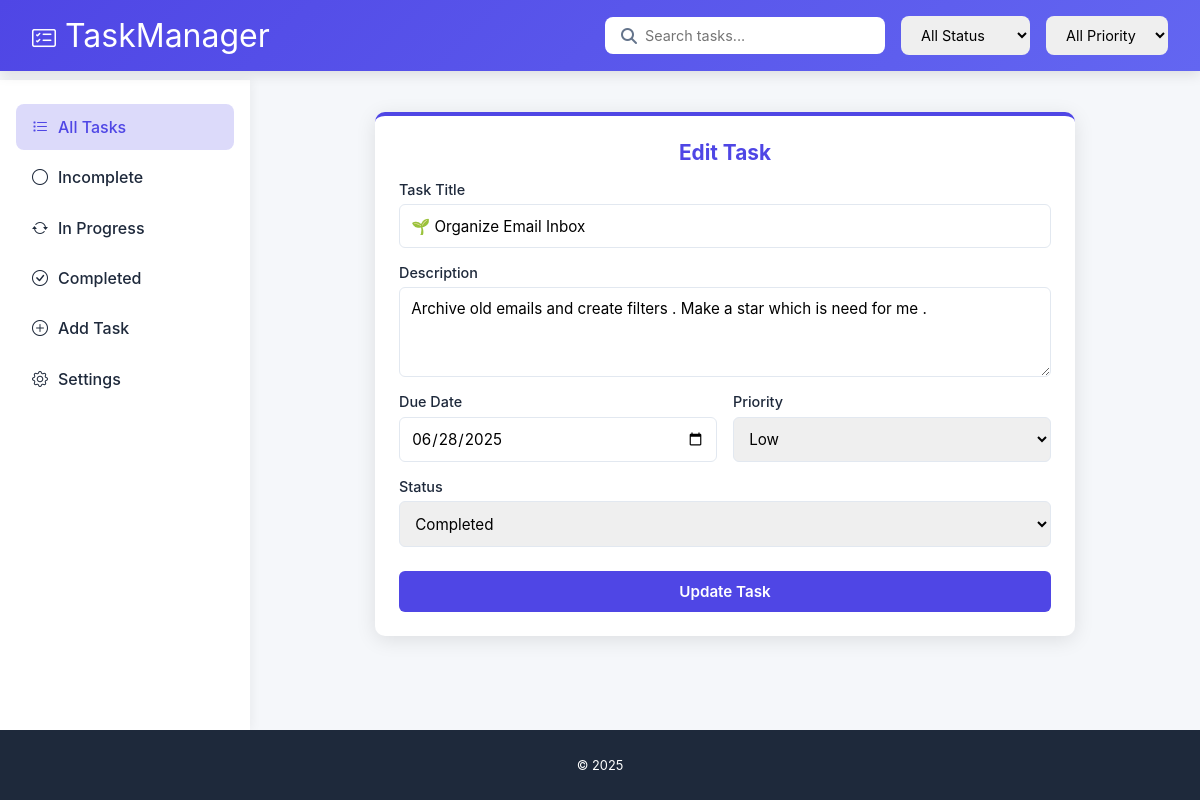
/edit/22/ (signed in), run on the app's committed database.
### app/models.py (models this page shows, shortened)
class Task(models.Model):
    user = models.ForeignKey(User, on_delete=models.CASCADE, null=True, blank=True)  # Link task to user
    title = models.CharField(max_length=255)
    description = models.TextField(blank=True)  # no need for null=True with TextField
    due_date = models.DateField()
    STATUS_CHOICES = [
        ('incomplete', 'Incomplete'),
        ('progressing', 'Progressing'),
        ('completed', 'Completed'),
    ]
    status = models.CharField(max_length=20, choices=STATUS_CHOICES, default='incomplete')
    PRIORITY_CHOICES = [
        ('low', 'Low'),
        ('medium', 'Medium'),
        ('high', 'High'),
    ]
    priority = models.CharField(max_length=20, choices=PRIORITY_CHOICES, default='medium')

### app/views.py (the view, shortened to what this page needs)
# urls.py: path('edit/<int:task_id>/', views.edit_task, name='edit_task'),
@login_required
def edit_task(request, task_id):
    task = get_object_or_404(Task, id=task_id,user=request.user)# Ensure the task belongs to the logged-in user
    status = request.GET.get('status')  # Get the 'status' query parameter
    if status:
        tasks = Task.objects.filter(status=status)  # Filter tasks by status
    else:
        tasks = Task.objects.all()  # Show all tasks if no status is specified
    return render(request, 'edit_task.html', {'task': task})

### app/templates/edit_task.html (shortened to what this page needs)
<!DOCTYPE html>
<html lang="en">
<head>
    <link rel="stylesheet" href="https://cdnjs.cloudflare.com/ajax/libs/font-awesome/6.4.0/css/all.min.css">
    <link href="https://cdn.jsdelivr.net/npm/bootstrap-icons@1.10.0/font/bootstrap-icons.css" rel="stylesheet">
</head>
<body>
    <header>
        <div class="logo-container">
            <div class="logo">
                <i class="bi bi-card-checklist" style="color: white; font-size: 1.5rem;"></i>
                <span>TaskManager</span>
            </div>
        </div>
        <div class="header-controls">
            <form method="get" class="search-container">
                <i class="fas fa-search search-icon"></i>
                <input type="text" name="q" placeholder="Search tasks..." value="{{ request.GET.q }}"/>
            </form>
            <select name="status" class="filter-select">
                <option value="">All Status</option>
            </select>
            <select name="priority" class="filter-select">
                <option value="">All Priority</option>
            </select>
        </div>
    </header>
    <div class="main-content">
        <div class="sidebar">
            <ul class="sidebar-menu">
                <li class="active">
                    <a href="{% url 'task_list' %}" class="sidebar-link">
                        <i class="bi bi-list-task"></i> All Tasks
                    </a>
                </li>
                <li>
                    <a href="{% url 'task_list' %}?status=incomplete" class="sidebar-link">
                        <i class="bi bi-circle"></i> Incomplete
                    </a>
                </li>
                <li>
                    <a href="{% url 'task_list' %}?status=progressing" class="sidebar-link">
                        <i class="bi bi-arrow-repeat"></i> In Progress
                    </a>
                </li>
                <li>
                    <a href="{% url 'task_list' %}?status=completed" class="sidebar-link">
                        <i class="bi bi-check-circle"></i> Completed
                    </a>
                </li>
                <li>
                    <a href="{% url 'add_task' %}" class="sidebar-link">
                        <i class="bi bi-plus-circle"></i>
                        Add Task
                      </a>
                </li>
                <li>
                    <a href="{% url 'settings' %}" class="sidebar-link">
                        <i class="bi bi-gear"></i> Settings
                    </a>
                </li>
            </ul>
        </div>
        <div class="task-container">
            <div class="edit-task-card">
                <h2>Edit Task</h2>
                <form method="POST">
                    <div class="form-group">
                        <label for="title">Task Title</label>
                        <input type="text" id="title" name="title" value="{{ task.title }}" required>
                    </div>
                    <div class="form-group">
                        <label for="description">Description</label>
                        <textarea id="description" name="description">{{ task.description }}</textarea>
                    </div>
                    <div class="form-row">
                        <div class="form-group">
                            <label for="due_date">Due Date</label>
                            <input type="date" id="due_date" name="due_date" value="{{ task.due_date }}">
                        </div>
                        <div class="form-group">
                            <label for="priority">Priority</label>
                            <select id="priority" name="priority">
                                <option value="low" {% if task.priority == 'low' %}selected{% endif %}>Low</option>
                            </select>
                        </div>
                    </div>
                    <div class="form-group">
                        <label for="status">Status</label>
                        <select id="status" name="status">
                            <option value="completed" {% if task.status == 'completed' %}selected{% endif %}>Completed</option>
                        </select>
                    </div>
                    <button type="submit" class="btn-submit">Update Task</button>
                </form>
            </div>
        </div>
    </div>
    <footer>
        <p>&copy; <script>document.write(new Date().getFullYear())</script> </p>
    </footer>
</body>
</html>

### app/templates/edit_task.html (style rules this page uses)
:root { --primary: #4f46e5; --primary-dark: #4338ca; --primary-light: #6366f1; --secondary: #10b981; --dark: #1e293b; --light: #f8fafc; --gray: #64748b; --light-gray: #e2e8f0; --danger: #ef4444; --warning: #f59e0b; --success: #10b981; }
* { box-sizing: border-box; margin: 0; padding: 0; font-family: 'Inter', -apple-system, BlinkMacSystemFont, 'Segoe UI', Roboto, Oxygen, Ubuntu, Cantarell, sans-serif; }
body { background-color: #f5f7fa; color: var(--dark); min-height: 100vh; display: flex; flex-direction: column; }
header { position: fixed; top: 0; left: 0; right: 0; z-index: 100; background: linear-gradient(135deg, var(--primary), var(--primary-light)); color: white; padding: 1rem 2rem; display: flex; justify-content: space-between; align-items: center; flex-wrap: wrap; gap: 1rem; box-shadow: 0 4px 12px rgba(0,0,0,0.1); }
.logo-container { display: flex; align-items: center; gap: 12px; }
.logo { font-size: 2rem; }
.header-controls { display: flex; align-items: center; gap: 1rem; flex-wrap: wrap; }
.search-container { position: relative; flex: 1; min-width: 200px; max-width: 400px; }
.search-container input { width: 100%; padding: 0.6rem 1rem 0.6rem 2.5rem; border: none; border-radius: 8px; font-size: 0.9rem; }
.search-icon { position: absolute; left: 1rem; top: 50%; transform: translateY(-50%); color: var(--gray); }
.filter-select { padding: 0.6rem 1rem; border: none; border-radius: 8px; font-size: 0.9rem; cursor: pointer; }
.main-content { display: flex; flex: 1; background-color: #f5f7fa; margin-top: 80px; margin-bottom: 70px; }
.sidebar { width: 250px; background-color: white; padding: 1.5rem 1rem; box-shadow: 2px 0 10px rgba(0,0,0,0.05); position: fixed; top: 80px; bottom: 70px; left: 0; overflow-y: auto; }
.sidebar-menu { list-style: none; }
.sidebar-menu li { margin-bottom: 0.3rem; border-radius: 8px; transition: all 0.2s; }
.sidebar-link { padding: 0.8rem 1rem; display: flex; align-items: center; gap: 10px; font-weight: 500; color: var(--dark); text-decoration: none; border-radius: 8px; }
.sidebar-menu li.active .sidebar-link { background-color: rgba(79, 70, 229, 0.2); color: var(--primary); }
.task-container { flex: 1; padding: 2rem; margin-left: 250px; overflow-y: auto; max-height: calc(100vh - 150px); }
.edit-task-card { background: white; border-radius: 10px; padding: 1.5rem; box-shadow: 0 4px 20px rgba(0,0,0,0.1); width: 100%; max-width: 700px; margin: 0 auto; border-top: 4px solid var(--primary); }
.edit-task-card h2 { color: var(--primary); margin-bottom: 1rem; text-align: center; font-size: 1.3rem; }
.edit-task-card form { display: flex; flex-direction: column; gap: 1rem; }
.form-group { display: flex; flex-direction: column; gap: 0.4rem; }
.form-group label { font-weight: 500; color: var(--dark); font-size: 0.9rem; }
.form-group input, .form-group textarea, .form-group select { padding: 0.7rem; border: 1px solid var(--light-gray); border-radius: 6px; font-size: 0.95rem; transition: all 0.2s; }
.form-group textarea { min-height: 90px; resize: vertical; }
.form-row { display: flex; gap: 1rem; }
.form-row .form-group { flex: 1; }
.btn-submit { background: var(--primary); color: white; border: none; padding: 0.7rem; border-radius: 6px; font-size: 0.95rem; font-weight: 600; cursor: pointer; transition: all 0.2s; margin-top: 0.5rem; }
footer { background-color: var(--dark); color: white; text-align: center; padding: 1.5rem; position: fixed; bottom: 0; left: 0; right: 0; font-size: 0.8rem; height: 70px; display: flex; align-items: center; justify-content: center; z-index: 100; }

### data on the page
Task: title "🌱 Organize Email Inbox", description "Archive old emails and create filters . Make a star which is need for me .", due_date "06/28/2025", priority "Low", status "Completed"
